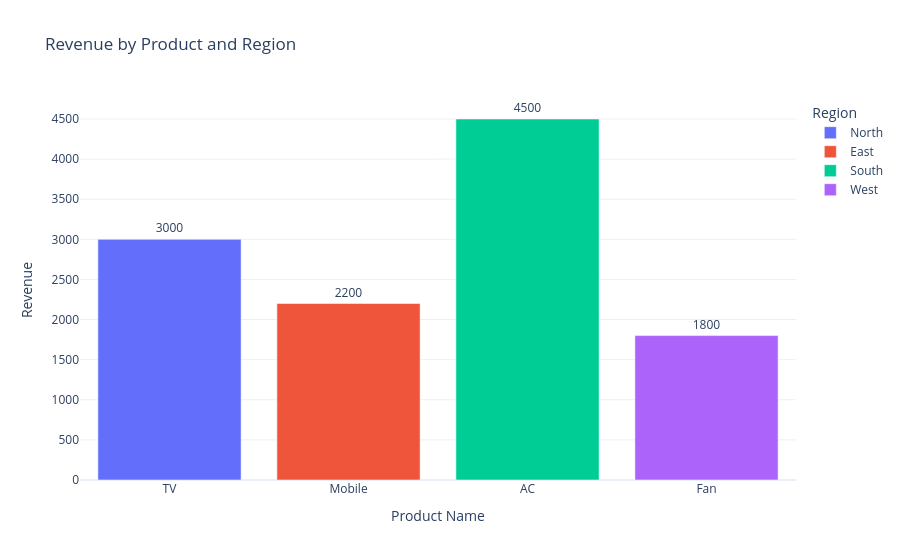

The notebook cell saved with this chart:
### Code cell
fig = px.bar(
    sales_df,
    x="Product",
    y="Revenue",
    color="Region",
    text="Revenue",
    title="Revenue by Product and Region",
    template="plotly_white"

)
fig.update_traces(textposition='outside')
fig.update_layout(
    xaxis_title="Product Name",
    yaxis_title="Revenue",
    showlegend=True
)

### Figure 1 — Plotly figure (JSON) as saved in the notebook; plotly's stock layout.template omitted (floating-point values rounded to 4 significant figures)
{"data": [{"hovertemplate": "Region=North<br>Product=%{x}<br>Revenue=%{text}<extra></extra>", "legendgroup": "North", "marker": {"color": "#636efa", "pattern": {"shape": ""}}, "name": "North", "orientation": "v", "showlegend": true, "text": [3000.0], "textposition": "outside", "x": ["TV"], "xaxis": "x", "y": [3000], "yaxis": "y", "type": "bar"}, {"hovertemplate": "Region=East<br>Product=%{x}<br>Revenue=%{text}<extra></extra>", "legendgroup": "East", "marker": {"color": "#EF553B", "pattern": {"shape": ""}}, "name": "East", "orientation": "v", "showlegend": true, "text": [2200.0], "textposition": "outside", "x": ["Mobile"], "xaxis": "x", "y": [2200], "yaxis": "y", "type": "bar"}, {"hovertemplate": "Region=South<br>Product=%{x}<br>Revenue=%{text}<extra></extra>", "legendgroup": "South", "marker": {"color": "#00cc96", "pattern": {"shape": ""}}, "name": "South", "orientation": "v", "showlegend": true, "text": [4500.0], "textposition": "outside", "x": ["AC"], "xaxis": "x", "y": [4500], "yaxis": "y", "type": "bar"}, {"hovertemplate": "Region=West<br>Product=%{x}<br>Revenue=%{text}<extra></extra>", "legendgroup": "West", "marker": {"color": "#ab63fa", "pattern": {"shape": ""}}, "name": "West", "orientation": "v", "showlegend": true, "text": [1800.0], "textposition": "outside", "x": ["Fan"], "xaxis": "x", "y": [1800], "yaxis": "y", "type": "bar"}], "layout": {"xaxis": {"anchor": "y", "domain": [0.0, 1.0], "title": {"text": "Product Name"}}, "yaxis": {"anchor": "x", "domain": [0.0, 1.0], "title": {"text": "Revenue"}}, "legend": {"title": {"text": "Region"}, "tracegroupgap": 0}, "title": {"text": "Revenue by Product and Region"}, "barmode": "relative", "showlegend": true}}
